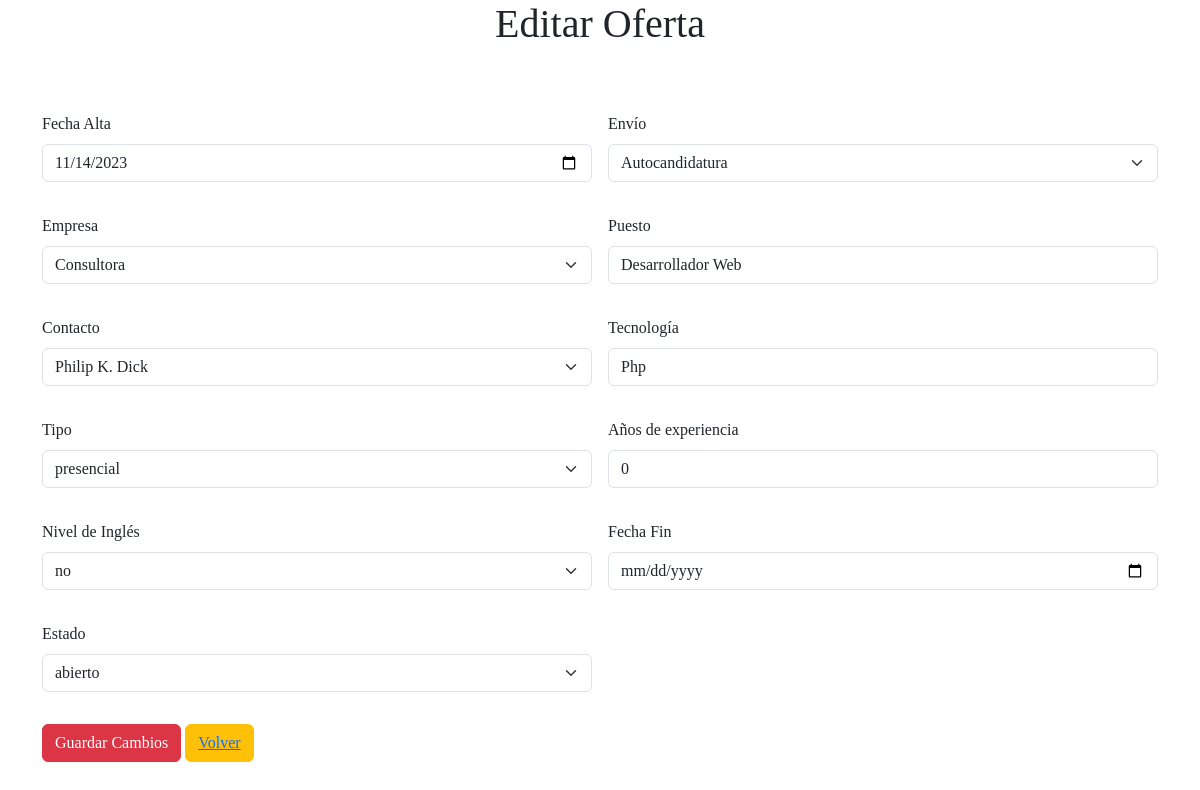
Page /oferta/editarOferta.php?id_oferta=68 (signed in) on the committed database.
### tables this page shows
CREATE TABLE `oferta` (
  `id_oferta` int(11) NOT NULL,
  `fecha_inicio` date NOT NULL,
  `fecha_fin` date DEFAULT NULL,
  `nombre_puesto` varchar(255) NOT NULL,
  `experiencia_anios` int(11) DEFAULT NULL,
  `ingles` enum('si','no') NOT NULL DEFAULT 'no',
  `tecnologia` varchar(255) DEFAULT NULL,
  `id_envio` int(11) DEFAULT NULL,
  `id_empresa` int(11) DEFAULT NULL,
  `estado` enum('abierto','cerrado','guardado') NOT NULL DEFAULT 'abierto',
  `tipo_trabajo` enum('presencial','híbrido','remoto') NOT NULL DEFAULT 'presencial',
  `id_usuario` int(11) DEFAULT NULL,
  `id_contacto` int(11) DEFAULT NULL
);

### config/conexiondb.php (called while the page is built, shortened)
<?php
class ConexionDb {
    private $mysqli;
    public function __construct() {
        $this->mysqli = new mysqli(DB_HOST, DB_USERNAME, DB_PASSWORD, DB_DATABASE);
    }
    public function getMysqli() {
        return $this->mysqli;
    }
}

### oferta/editarOferta.php (the view, shortened to what this page needs)
<?php
include_once("../config/conexiondb.php");
?>
<!doctype html>
<html lang="en">
<head>
    <?php require_once "../vistas/modulos/header.php"; ?>
</head>
<body>
    <h1 class="text-center">Editar Oferta</h1>
    <br>
    <div class="container col-auto">
        <form action="updateOferta.php" method="POST" class="row g-3 mt-3">
            <?php
            $dataoferta = new ConexionDb();
            $id = $_GET['id_oferta'];
            $sql = "SELECT * FROM oferta WHERE id_oferta ={$id}";
            $result = $dataoferta->getMysqli()->query($sql);
            $oferta = $result->fetch_assoc();
            ?>
            <div class="col-6">
                <label class="form-label">Fecha Alta</label>
                <input type="date" class="form-control" name="fecha_inicio"
                    value="<?php echo $oferta['fecha_inicio']; ?>">
            </div>
            <div class="col-6">
                <label class="form-label">Envío</label>
                <select name="id_envio" id="selectTipo" class="form-select mb-3">
                    <?php
                    $dataenvio = new ConexionDb();
                    $esql = "SELECT * FROM envio order by tipo asc";
                    $eresult = $dataenvio->getMysqli()->query($esql);
                    while ($envio = $eresult->fetch_assoc()) {
                        $selected = ($envio['id_envio'] == $oferta['id_envio']) ? "selected" : "";
                        echo "<option value='" . $envio['id_envio'] . "' $selected>" . $envio['tipo'] . "</option>";
                    }
                    ?>
                </select>
            </div>
            <div class="col-6">
                <label for="selectEmpresa" class="form-label">Empresa</label>
                <select name="id_empresa" id="selectEmpresa" class="form-select mb-3">
                    <?php
                    $dataempresa = new ConexionDb();
                    $esql = "SELECT * FROM empresa order by nombre_empresa asc";
                    $eresult = $dataempresa->getMysqli()->query($esql);
                    while ($empresa = $eresult->fetch_assoc()) {
                        $selected = ($empresa['id_empresa'] == $oferta['id_empresa']) ? "selected" : "";
                        echo "<option value='" . $empresa['id_empresa'] . "' $selected>" . $empresa['nombre_empresa'] . "</option>";
                    }
                    ?>
                </select>
            </div>
            <div class="col-6">
                <label class="form-label">Puesto</label>
                <input type="text" name="nombre_puesto" class="form-control"
                    value="<?php echo $oferta['nombre_puesto']; ?>">
            </div>
            <div class="col-6">
                <label for="selectContacto" class="form-label">Contacto</label>
                <select name="id_contacto" id="selectContacto" class="form-select mb-3">
                    <?php
                    $datacontacto = new ConexionDb();
                    $csql = "SELECT * FROM contacto WHERE nombre_contacto IS NOT NULL AND nombre_contacto <> '' ORDER BY nombre_contacto";
                    $cresult = $datacontacto->getMysqli()->query($csql);
                    while ($contacto = $cresult->fetch_assoc()) {
                        $selected = ($contacto['id_contacto'] == $oferta['id_contacto']) ? "selected" : "";
                        echo "<option value='" . $contacto['id_contacto'] . "' $selected>" . $contacto['nombre_contacto'] . "</option>";
                    }
                    ?>
                </select>
            </div>
            <div class="col-6">
                <label class="form-label">Tecnología</label>
                <input name="tecnologia" type="text" class="form-control" value="<?php echo $oferta['tecnologia']; ?>">
            </div>
            <div class="col-6">
                <label for="selectTipo" class="form-label">Tipo</label>
                <select name="tipo_trabajo" id="selectTipo" class="form-select mb-3">
                    <?php
                    $datattrabajo = new ConexionDb();
                    $ttsql = "SELECT COLUMN_TYPE FROM INFORMATION_SCHEMA.COLUMNS WHERE TABLE_NAME = 'oferta' AND COLUMN_NAME = 'tipo_trabajo'";
                    $tresult = $datattrabajo->getMysqli()->query($ttsql);
                    if ($tresult) {
                        $row = $tresult->fetch_assoc();
                        $enumOptions = $row['COLUMN_TYPE'];
                        $enumOptions = substr($enumOptions, 6, -2);
                        $options = explode("','", $enumOptions);
                        foreach ($options as $option) {
                            $selected = ($option == $oferta['tipo_trabajo']) ? "selected" : "";
                            echo "<option value='$option' $selected>$option</option>";
                        }
                    }
                    ?>
                </select>
            </div>
            <div class="col-6">
                <label class="form-label">Años de experiencia</label>
                <input name="experiencia_anios" type="text" class="form-control"
                    value="<?php echo $oferta['experiencia_anios']; ?>">
            </div>
            <div class="col-6">
                <label for="selectIngles" class="form-label">Nivel de Inglés</label>
                <select name="ingles" id="selectIngles" class="form-select mb-3">
                    <?php
                    $datattrabajo = new ConexionDb();
                    $ttsql = "SELECT COLUMN_TYPE FROM INFORMATION_SCHEMA.COLUMNS WHERE TABLE_NAME = 'oferta' AND COLUMN_NAME = 'ingles'";
                    $tresult = $datattrabajo->getMysqli()->query($ttsql);
                    if ($tresult) {
                        $row = $tresult->fetch_assoc();
                        $enumOptions = $row['COLUMN_TYPE'];
                        $enumOptions = substr($enumOptions, 6, -2);
                        $options = explode("','", $enumOptions);
                        foreach ($options as $option) {
                            $selected = ($option == $oferta['ingles']) ? "selected" : "";
                            echo "<option value='$option' $selected>$option</option>";
                        }
                    }
                    ?>
                </select>
            </div>
            <div class="col-6">
                <label class="form-label">Fecha Fin</label>
                <input type="date" name="fecha_fin" class="form-control" value="<?php echo $oferta['fecha_fin']; ?>">
            </div>
            <div class="col-6">
                <label for="selectEstado" class="form-label">Estado</label>
                <select name="estado" id="selectEstado" class="form-select mb-3">
                    <?php
                    $datattrabajo = new ConexionDb();
                    $ttsql = "SELECT COLUMN_TYPE FROM INFORMATION_SCHEMA.COLUMNS WHERE TABLE_NAME = 'oferta' AND COLUMN_NAME = 'estado'";
                    $tresult = $datattrabajo->getMysqli()->query($ttsql);
                    if ($tresult) {
                        $row = $tresult->fetch_assoc();
                        $enumOptions = $row['COLUMN_TYPE'];
                        $enumOptions = substr($enumOptions, 6, -2);
                        $options = explode("','", $enumOptions);
                        foreach ($options as $option) {
                            $selected = ($option == $oferta['estado']) ? "selected" : "";
                            echo "<option value='$option' $selected>$option</option>";
                        }
                    }
                    ?>
                </select>
            </div>
            <div>
            <button type="submit" class="btn btn-danger">Guardar Cambios</button>
            <button class="btn btn-warning"> <a href="../vistas/ofertas.php">Volver</a></button>
                </div>
        </form>
    </div>
</body>
</html>

### sources/css/estilo.css (style rules this page uses)
h1 { font-family: Lato-Regular; }
body, form { font-family: Montserrat-Medium; }

### rows in the picture
oferta: fecha_inicio "11/14/2023", nombre_puesto "Desarrollador Web", tecnologia "Php", experiencia_anios "0"

### other values in the picture
form field id_envio "Autocandidatura"
form field id_empresa "Consultora"
form field id_contacto "Philip K. Dick"
form field tipo_trabajo "presencial"
form field ingles "no"
form field estado "abierto"
